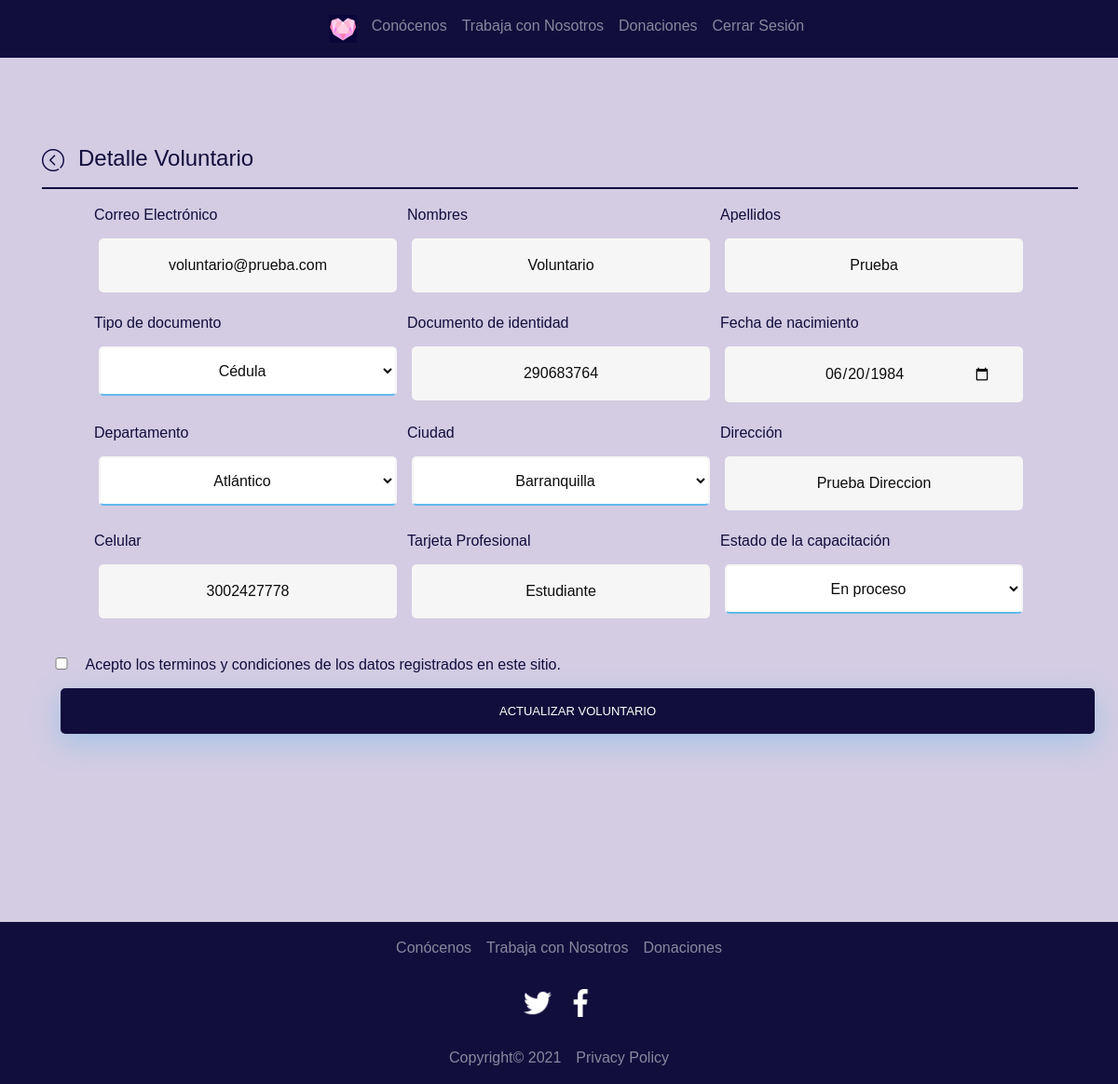
/vista/admin/voluntario.php?id=40 (signed in), run on the app's committed database.
### tables this page shows
CREATE TABLE `usuario` (
  `idUsuario` bigint(20) NOT NULL,
  `tipoUsuario` varchar(60) NOT NULL,
  `correo` varchar(255) NOT NULL,
  `password` varchar(255) NOT NULL
);

CREATE TABLE `voluntario` (
  `usuario_idUsuario` bigint(20) NOT NULL,
  `nombre` varchar(45) NOT NULL,
  `apellido` varchar(45) NOT NULL,
  `tipoDocumento` varchar(45) NOT NULL,
  `documento` varchar(45) NOT NULL,
  `fechaNacimiento` date NOT NULL,
  `departamento` varchar(125) NOT NULL,
  `ciudad` varchar(125) NOT NULL,
  `direccion` varchar(300) NOT NULL,
  `celular` varchar(45) NOT NULL,
  `ocupacion` varchar(45) NOT NULL,
  `estadoCapacitacion` varchar(45) NOT NULL,
  `estado` int(1) NOT NULL DEFAULT 0
);

### utilidades/metodosBD.php (called while the page is built, shortened)
<?php
class MetodosBD{
    function consultarVoluntario($usuario_idUsuario){
        $this->conn=new Conexion();
        $resultado=$this->conn->conexion();
        $result = $resultado->query("SELECT * FROM voluntario WHERE usuario_idUsuario = $usuario_idUsuario");
        return $result;
    }
    function consultarUsuario($usuario_idUsuario){
            $this->conn=new Conexion();
            $resultado=$this->conn->conexion();
            $result = $resultado->query("SELECT * FROM usuario WHERE idUsuario = $usuario_idUsuario");
            return $result;
    }
}
?>

### vista/admin/voluntario.php (the view, shortened to what this page needs)
<?php
require_once('../../utilidades/metodosBD.php');
$metodosBD = new MetodosBD();
if(isset($_GET['id'])){
  $idUsuario = $_GET['id'];
}else{
  header('Location: ../error.php');
}
?>
<!DOCTYPE html>
<html lang="es">
<head>
  <link rel="stylesheet" type="text/css" href="../../css/bootstrap.css">
  <link rel="stylesheet" type="text/css" href="../../css/estilos.css">
</head>
<body>
  <header>
    <nav class="navbar navbar-expand-sm navbar-dark bg-primary">
      <div class="collapse navbar-collapse  justify-content-center" id="collapsibleNavbar">
        <ul class="navbar-nav ">
          <li class="nav-item">
            <a class="nav-link" href="../../index.php"><img src="../../icons/koe.png" alt="Logo" width="30px"></a>
          </li>
          <li class="nav-item">
            <a class="nav-link" href="../conocenos_log.php">Conócenos</a>
          </li>
          <li class="nav-item">
            <a class="nav-link" href="../trabaja_con_nosotros_log.php">Trabaja con Nosotros</a>
          </li>
          <li class="nav-item">
            <a class="nav-link" href="../donaciones_log.php">Donaciones</a>
          </li>
          <li class="nav-item">
            <a class="nav-link" href="../../controlador/cerrar.php">Cerrar Sesión</a>
          </li>
        </ul>
      </div>
    </nav>
  </header>
  <div class="contenedor">
    <div class="container">
      <h4><a style="margin-right: 15px;" href="inicio.php"><img src="../../icons/back-track.png" alt="Ir atrás"></a>Detalle Voluntario</h4>
      <hr>
      <form action="" method="post" class="profile-form">
        <?php
          $resultado = $metodosBD->consultarUsuario($idUsuario);
            if(mysqli_num_rows($resultado) > 0){
              while ($row = mysqli_fetch_assoc($resultado)){
              ?>
              <div>
                <ul class="profile-info contact-info">
                  <li>
                    <label for="correo">Correo Electrónico</label>
                    <input type="email" name="correo" value="<?php echo $row['correo'] ?>" disabled required>
                  </li>
              <?php
              }
            }
            $resultado = $metodosBD->consultarVoluntario($idUsuario);
            if(mysqli_num_rows($resultado) > 0){
              while ($row = mysqli_fetch_assoc($resultado)){
            ?>
            <li>
              <label for="nombre">Nombres</label>
              <input type="text" name="nombre" value="<?php echo $row['nombre'] ?>" required>
            </li>
            <li>
              <label for="apellido">Apellidos</label>
              <input type="text" name="apellido" value="<?php echo $row['apellido'] ?>" required>
            </li>
            <li>
              <label for="tipoDocumento">Tipo de documento</label>
              <select class="profile-form-option" name="tipoDocumento" id="tipoDocumento" required>
                <option value="<?php echo $row['tipoDocumento'] ?>"><?php echo $row['tipoDocumento'] ?></option>
              </select>
            </li>
            <li>
              <label for="documento">Documento de identidad</label>
              <input type="text" name="documento" value="<?php echo $row['documento'] ?>" required>
            </li>
            <li>
              <label for="fechaNacimiento">Fecha de nacimiento</label>
              <input type="date" name="fechaNacimiento" value="<?php echo $row['fechaNacimiento'] ?>" required>
            </li>
            <li>
              <label for="departamento">Departamento</label>
              <select class="profile-form-option" name="departamento" required>
                <option value="<?php echo $row['departamento'] ?>"><?php echo $row['departamento'] ?></option>
              </select>
            </li>
            <li>
              <label for="ciudad">Ciudad</label>
              <select class="profile-form-option" name="ciudad" id="" required>
                <option value="<?php echo $row['ciudad'] ?>"><?php echo $row['ciudad'] ?></option>
              </select>
            </li>
            <li>
              <label for="direccion">Dirección</label>
              <input type="text" name="direccion" value="<?php echo $row['direccion'] ?>" required>
            </li>
            <li>
              <label for="celular">Celular</label>
              <input type="tel" name="celular" value="<?php echo $row['celular'] ?>" required>
            </li>
            <li>
              <label for="ocupacion">Tarjeta Profesional</label>
              <input type="text" name="ocupacion" value="<?php echo $row['ocupacion'] ?>" required>
            </li>
            <li>
              <label for="estadoCapacitacion">Estado de la capacitación</label>
              <select class="profile-form-option" name="estadoCapacitacion" id="" required>
                <option value="<?php echo $row['estadoCapacitacion'] ?>"><?php echo $row['estadoCapacitacion'] ?></option>
              </select>
            </li>
          </ul>
        </div>
        <?php
        }}
        ?>
        <input class="confirm" name="terminosycondiciones" type="checkbox" required>
        <label for="terminosycondiciones">Acepto los terminos y condiciones de los datos registrados
          en este sitio.</label>
        <div class="profile-form">
          <input type="submit" name="updateVoluntario" value="Actualizar Voluntario">
        </div>
      </form>
    </div>
  </div>
  <footer>
    <div class="footer">
      <nav class="navbar navbar-expand-sm navbar-dark bg-primary justify-content-center">
        <ul class="navbar-nav ">
          <li class="nav-item">
            <a class="nav-link" href="../conocenos_log.php">Conócenos</a>
          </li>
          <li class="nav-item">
            <a class="nav-link" href="../trabaja_con_nosotros_log.php">Trabaja con Nosotros</a>
          </li>
          <li class="nav-item">
            <a class="nav-link" href="../donaciones_log.php">Donaciones</a>
          </li>
        </ul>
      </nav>
      <nav class="navbar navbar-expand-sm navbar-dark bg-primary justify-content-center">
        <ul class="navbar-nav ">
          <li class="nav-item">
            <a class="nav-link" href="#"><img src="../../icons/twitter.png" alt="Twitter" width="30px"></a>
          </li>
          <li class="nav-item">
            <a class="nav-link" href="#"><img src="../../icons/facebook.png" alt="Facebook" width="30px"></a>
          </li>
        </ul>
      </nav>
      <nav class="navbar navbar-expand-sm navbar-dark bg-primary justify-content-center">
        <ul class="navbar-nav ">
          <li class="nav-item">
            <a class="nav-link" href="#">Copyright© 2021</a>
          </li>
          <li class="nav-item">
            <a class="nav-link" href="#">Privacy Policy</a>
          </li>
        </ul>
      </nav>
    </div>
  </footer>
</body>
</html>

### css/estilos.css (style rules this page uses)
body { font-family: "Poppins", sans-serif; height: 100vh; }
a { color: #92badd; display: inline-block; text-decoration: none; font-weight: 400; }
ul { list-style-type: none; }
hr { border: 1px solid #120e3c; width: 100%; }
input[type="button"], input[type="submit"], input[type="reset"] { background-color: #120e3c; border: none; color: white; padding: 15px 80px; text-align: center; text-decoration: none; display: inline-block; text-transform: uppercase; font-size: 13px; -webkit-box-shadow: 0 10px 30px 0 rgba(95, 186, 233, 0.4); box-shadow: 0 10px 30px 0 rgba(95, 186, 233, 0.4); -webkit-border-radius: 5px 5px 5px 5px; border-radius: 5px 5px 5px 5px; margin: 5px 20px 40px 20px; -webkit-transition: all 0.3s ease-in-out; -moz-transition: all 0.3s ease-in-out; -ms-transition: all 0.3s ease-in-out; -o-transition: all 0.3s ease-in-out; transition: all 0.3s ease-in-out; }
input, select { background-color: #f6f6f6; border: none; color: #0d0d0d; padding: 15px 32px; text-align: center; text-decoration: none; display: inline-block; font-size: 16px; margin: 5px; width: 85%; border: 2px solid #f6f6f6; -webkit-transition: all 0.5s ease-in-out; -moz-transition: all 0.5s ease-in-out; -ms-transition: all 0.5s ease-in-out; -o-transition: all 0.5s ease-in-out; transition: all 0.5s ease-in-out; -webkit-border-radius: 5px 5px 5px 5px; border-radius: 5px 5px 5px 5px; }
input:focus, select { background-color: #fff; border-bottom: 2px solid #5fbae9; }
input:placeholder, select { color: #cccccc; }
.contenedor { min-height: 100vh; display: flex; margin: 10px; margin: 4rem 0; }
.profile-info { display: flex; flex-wrap: wrap; }
.profile-info>li { width: 15rem; margin-bottom: 1rem; }
.profile-form>input.confirm { width: 2rem; }
.profile-form>input { width: 100%; }
.profile-form-option { width: 90%; }
.contact-info>li { width: 20rem; margin-left: 1rem; }
.contact-info>li>* { width: 100%; }

### data on the page
usuario: correo "voluntario@prueba.com"
voluntario: nombre "Voluntario", apellido "Prueba", tipoDocumento "Cédula", documento "290683764", fechaNacimiento "06/20/1984", departamento "Atlántico", ciudad "Barranquilla", direccion "Prueba Direccion", celular "3002427778", ocupacion "Estudiante", estadoCapacitacion "En proceso"
